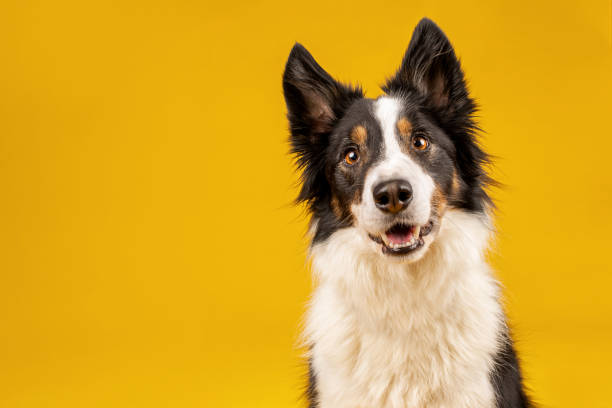
#> input picture test_folder/dog.jpg, 612 x 408 px, found by its file name
$ python 7_combining_imgs.py
#> lines starting #> are read from the running program, lines starting #| are printed output that depends on the picture
import cv2
import numpy as np
def stackImages(scale,imgArray):
    rows = len(imgArray)
    cols = len(imgArray[0])
    rowsAvailable = isinstance(imgArray[0], list)
    width = imgArray[0][0].shape[1]
    height = imgArray[0][0].shape[0]
    if rowsAvailable:
        for x in range ( 0, rows):
            for y in range(0, cols):
                if imgArray[x][y].shape[:2] == imgArray[0][0].shape [:2]:
                    imgArray[x][y] = cv2.resize(imgArray[x][y], (0, 0), None, scale, scale)
                else:
                    imgArray[x][y] = cv2.resize(imgArray[x][y], (imgArray[0][0].shape[1], imgArray[0][0].shape[0]), None, scale, scale)
                if len(imgArray[x][y].shape) == 2: imgArray[x][y]= cv2.cvtColor( imgArray[x][y], cv2.COLOR_GRAY2BGR)
        imageBlank = np.zeros((height, width, 3), np.uint8)
        hor = [imageBlank]*rows
        hor_con = [imageBlank]*rows
        for x in range(0, rows):
            hor[x] = np.hstack(imgArray[x])
        ver = np.vstack(hor)
    else:
        for x in range(0, rows):
            if imgArray[x].shape[:2] == imgArray[0].shape[:2]:
                imgArray[x] = cv2.resize(imgArray[x], (0, 0), None, scale, scale)
            else:
                imgArray[x] = cv2.resize(imgArray[x], (imgArray[0].shape[1], imgArray[0].shape[0]), None,scale, scale)
            if len(imgArray[x].shape) == 2: imgArray[x] = cv2.cvtColor(imgArray[x], cv2.COLOR_GRAY2BGR)
        hor= np.hstack(imgArray)
        ver = hor
    return ver

img = cv2.imread("c:/opencv/test_folder/dog.jpg")
#> img is the input picture: shape (408, 612, 3); mean B, G, R 40.1, 164.2, 213.3


imghor = np.hstack((img, img))  #To dispalay the image horizontally
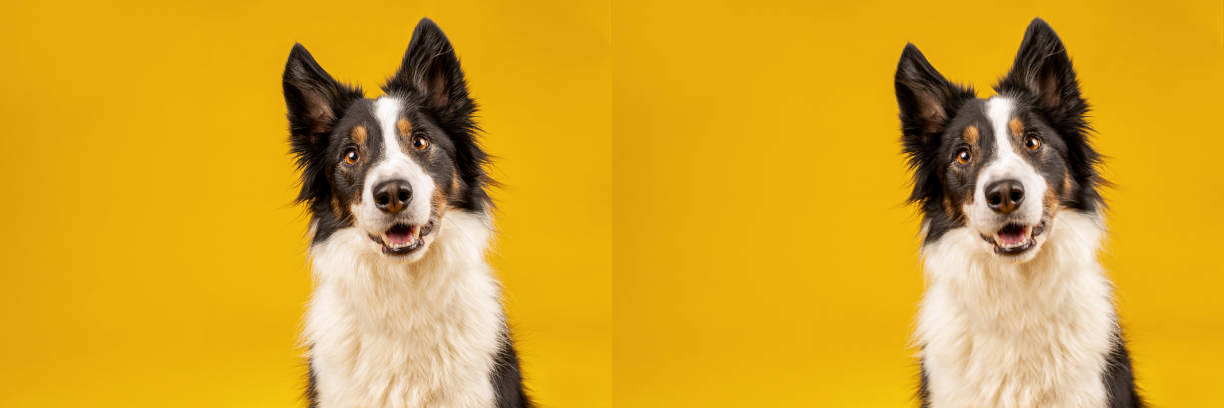
#> imghor: shape (408, 1224, 3); mean B, G, R 40.1, 164.2, 213.3
imgvert = np.vstack((img, img)) #To dispalay the image vertically
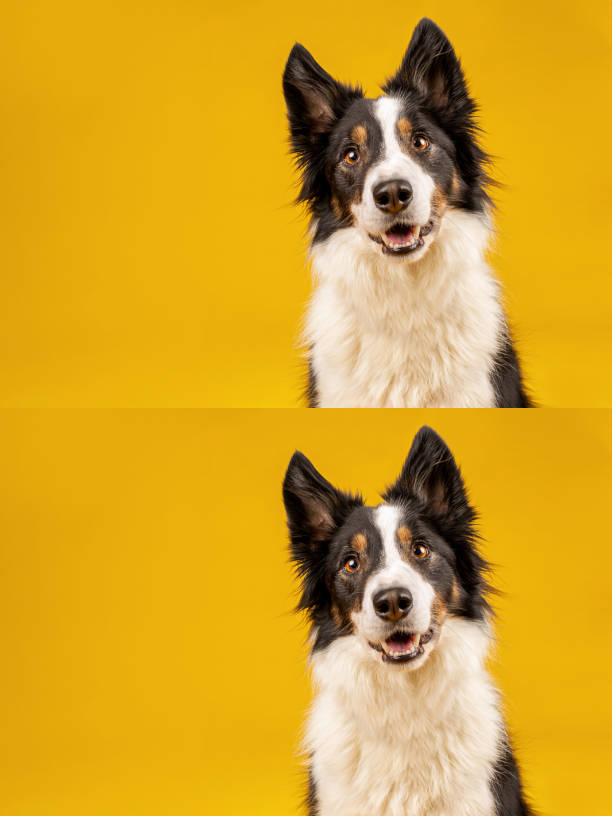
#> imgvert: shape (816, 612, 3); mean B, G, R 40.1, 164.2, 213.3
img_stack = stackImages(0.5,([img,img]))
#> in stackImages, `rows = len(imgArray)`: rows = 2
#> in stackImages, `cols = len(imgArray[0])`: cols = 408
#> in stackImages, `rowsAvailable = isinstance(imgArray[0], list)`: rowsAvailable = False
#> after the loop in stackImages, `for x in range(0, rows):`: imgArray = 2 items
cv2.imshow("Vertical",img_stack)

# cv2.imshow("horizontal",imghor)
# cv2.imshow("Vertical",imgvert)
cv2.waitKey(0)
